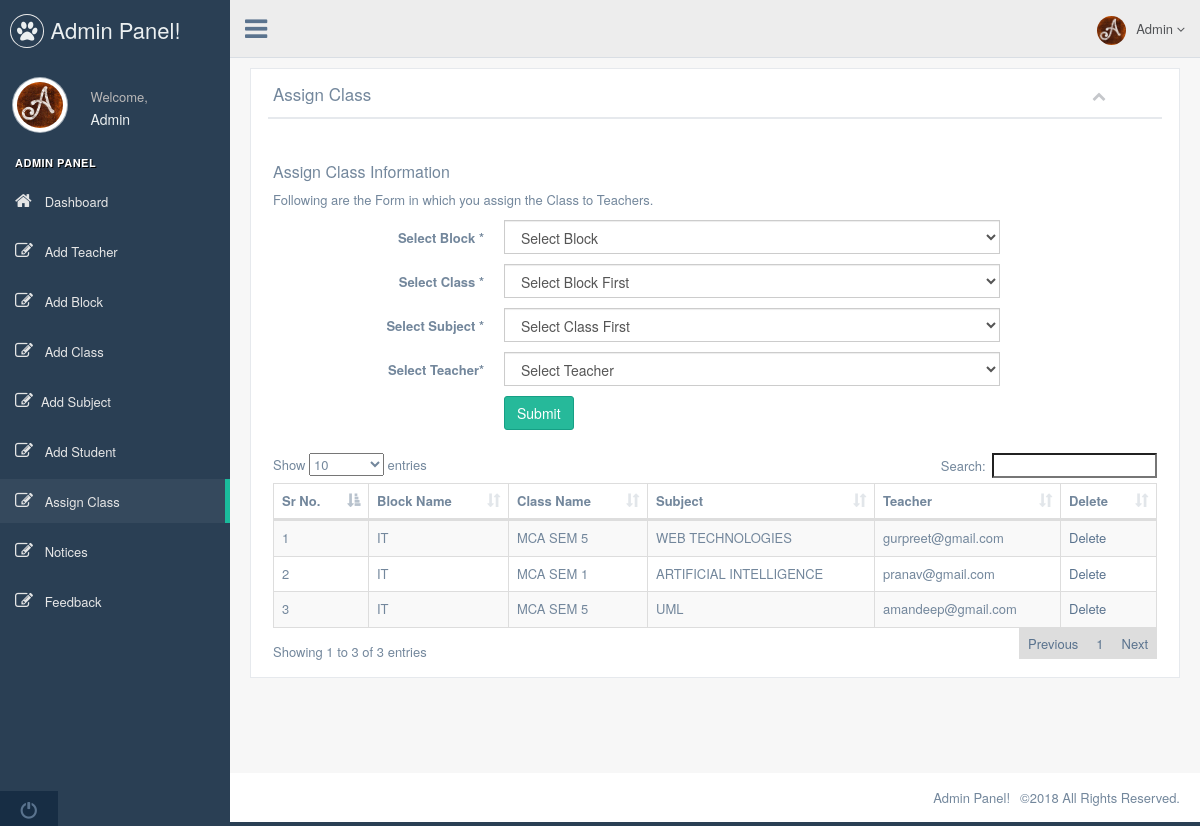
The page /admin/assign_class.php (signed in) on the database its author committed.
### tables this page shows
CREATE TABLE IF NOT EXISTS `timetable` (
`id` int(11) NOT NULL,
  `block` varchar(50) NOT NULL,
  `class_id` varchar(50) NOT NULL,
  `subject_id` varchar(50) NOT NULL,
  `teacher_id` varchar(50) NOT NULL,
  `timing` varchar(50) NOT NULL
);

### admin/assign_class.php (the view, shortened to what this page needs)
<?php
require "header.php";
require "Controllers/config.php";
?>
    <div class="right_col dataHeight" role="main">
        <div class="row">
            <div class="col-md-12 col-sm-12 col-xs-12">
                <div class="x_panel">
                    <div class="x_title">
                        <h2>Assign Class</h2>
                        <ul class="nav navbar-right panel_toolbox">
                            <li><a class="collapse-link"><i class="fa fa-chevron-up"></i></a>
                            </li>
                        </ul>
                        <div class="clearfix"></div>
                    </div>
                    <div class="x_content">
                        <br />
                        <h4>Assign Class Information</h4>
                        <p class="font-gray-dark">
                            Following are the Form in which you assign the Class to Teachers.
                        </p>
                        <form class="form-horizontal form-label-left" method="post">
                            <div class="form-group">
                                <label class="control-label col-md-3" for="first-name">Select Block <span class="required">*</span>
                                </label>
                                <div class="col-md-7">
                                    <select name="block" id="cblock" class="form-control selectpicker">
                                        <option selected="selected" disabled="disabled">Select Block</option>
                                    </select>
                                </div>
                            </div>
                            <div class="form-group">
                                <label class="control-label col-md-3" for="select_class">Select Class <span class="required">*</span>
                                </label>
                                <div class="col-md-7">
                                    <select name="select_class" id="ccdata" class="form-control stype">
                                        <option selected="selected" disabled="disabled">Select Block First</option>
                                    </select>
                                </div>
                            </div>
                            <div class="form-group">
                                <label class="control-label col-md-3" for="select_subject">Select Subject <span class="required">*</span>
                                </label>
                                <div class="col-md-7">
                                    <select name="select_subject" id="scdata" class="form-control">
                                        <option selected="selected" disabled="disabled">Select Class First</option>
                                    </select>
                                </div>
                            </div>
                            <div class="form-group">
                                <label class="control-label col-md-3" for="select_teacher">Select Teacher<span class="required">*</span>
                                </label>
                                <div class="col-md-7">
                                    <select name="select_teacher" class="form-control">
                                        <option selected="selected" disabled="disabled">Select Teacher</option>
                                    </select>
                                </div>
                            </div>
                            <div class="form-group">
                                <div class="col-md-7 col-md-offset-3">
                                    <button type="submit" name="submit" id="submit" class="btn btn-success">Submit</button>
                                </div>
                            </div>
                        </form>
                        <br>
                        <table id="datatable" class="table table-striped table-bordered">
                            <thead>
                            <tr>
                                <th>Sr No.</th>
                                <th>Block Name</th>
                                <th>Class Name</th>
                                <th>Subject</th>
                                <th>Teacher</th>
                                <th>Delete</th>
                            </tr>
                            </thead>
                            <tbody>
                            <?php
                            $idd=0;
                            $com=mysqli_query($con,"select * FROM timetable");
                            if(mysqli_num_rows($com)>0)
                            {
                                while($row = mysqli_fetch_array($com))
                                {
                                    $idd++;
                                    echo ("<tr><td>$idd</td>");
                                    echo ("<td>$row[block]</td>");
                                    echo ("<td>$row[class_id]</td>");
                                    echo ("<td>$row[subject_id]</td>");
                                    echo ("<td>$row[teacher_id]</td>");
                                    echo ("<td><a href='assign_class.php?id=$row[id]'>Delete</a></td></tr>");
                                }
                            }
                            ?>
                            </tbody>
                        </table>
                    </div>
                </div>
            </div>
        </div>
    </div>
<?php
require "footer.php";
?>

### admin/header.php (shortened to what this page needs)
<!DOCTYPE html>
<html lang="en">
<head>
    <link href="vendors/bootstrap/dist/css/bootstrap.min.css" rel="stylesheet">
    <link href="font-awesome/css/font-awesome.min.css" rel="stylesheet">
    <link href="vendors/nprogress/nprogress.css" rel="stylesheet">
    <link href="vendors/bootstrap-progressbar/css/bootstrap-progressbar-3.3.4.min.css" rel="stylesheet">
    <link href="vendors/datatables.net-bs/css/dataTables.bootstrap.min.css" rel="stylesheet">
    <link href="build/css/custom.min.css" rel="stylesheet">
</head>
<body class="nav-md">
<div class="container body">
    <div class="main_container">
        <div class="col-md-3 left_col">
            <div class="left_col scroll-view">
                <div class="navbar nav_title" style="border: 0;">
                    <a href="#" class="site_title"><i class="fa fa-paw"></i> <span>Admin Panel!</span></a>
                </div>
                <div class="profile clearfix">
                    <div class="profile_pic">
                        <img src="images/a.jpg" alt="..." class="img-circle profile_img">
                    </div>
                    <div class="profile_info">
                        <span>Welcome,</span>
                        <h2><?php echo $_SESSION['name']; ?></h2>
                    </div>
                </div>
                <br />
                <div id="sidebar-menu" class="main_menu_side hidden-print main_menu">
                    <div class="menu_section">
                        <h3>Admin Panel</h3>
                        <ul class="nav side-menu">
                            <li><a href="home.php"><i class="fa fa-home"></i> Dashboard </a></li>
                            <li><a href="addteacher.php"><i class="fa fa-edit"></i>  Add Teacher </a></li>
                            <li><a href="add_block.php"><i class="fa fa-edit"></i>  Add Block </a></li>
                            <li><a href="add_class.php"><i class="fa fa-edit"></i> Add Class </a></li>
                            <li><a href="add_subject.php"><i class="fa fa-edit"></i>Add Subject</a></li>
                            <li><a href="add_student.php"><i class="fa fa-edit"></i> Add Student </a></li>
                            <li><a href="assign_class.php"><i class="fa fa-edit"></i> Assign Class </a> </li>
                            <li><a href="notices.php"><i class="fa fa-edit"></i> Notices </a></li>
                            <li><a href="feedback.php"><i class="fa fa-edit"></i> Feedback </a> </li>
                        </ul>
                    </div>
                </div>
                <div class="sidebar-footer hidden-small">
                    <a data-toggle="tooltip" data-placement="top" title="Logout" href="logout.php">
                        <span class="glyphicon glyphicon-off" aria-hidden="true"></span>
                    </a>
                </div>
            </div>
        </div>
        <div class="top_nav">
            <div class="nav_menu">
                <nav>
                    <div class="nav toggle">
                        <a id="menu_toggle"><i class="fa fa-bars"></i></a>
                    </div>
                    <ul class="nav navbar-nav navbar-right">
                        <li class="">
                            <a href="javascript:;" class="user-profile dropdown-toggle" data-toggle="dropdown" aria-expanded="false">
                                <img src="images/a.jpg" alt=""><?php echo $_SESSION['name']; ?>
                                <span class=" fa fa-angle-down"></span>
                            </a>
                        </li>
                    </ul>
                </nav>
            </div>
        </div>

### admin/footer.php (shortened to what this page needs)
<footer>
    <div class="pull-right">
        Admin Panel! &ensp;©2018 All Rights Reserved.
    </div>
    <div class="clearfix"></div>
</footer>
</div>
</div>
</body>
</html>

### rows shown on the page
timetable: block "IT", class "MCA SEM 5", subject "WEB TECHNOLOGIES", teacher "gurpreet@gmail.com"
timetable: block "IT", class "MCA SEM 1", subject "ARTIFICIAL INTELLIGENCE", teacher "pranav@gmail.com"
timetable: block "IT", class "MCA SEM 5", subject "UML", teacher "amandeep@gmail.com"

### other values the page prints
$_SESSION['name'] "Admin"
